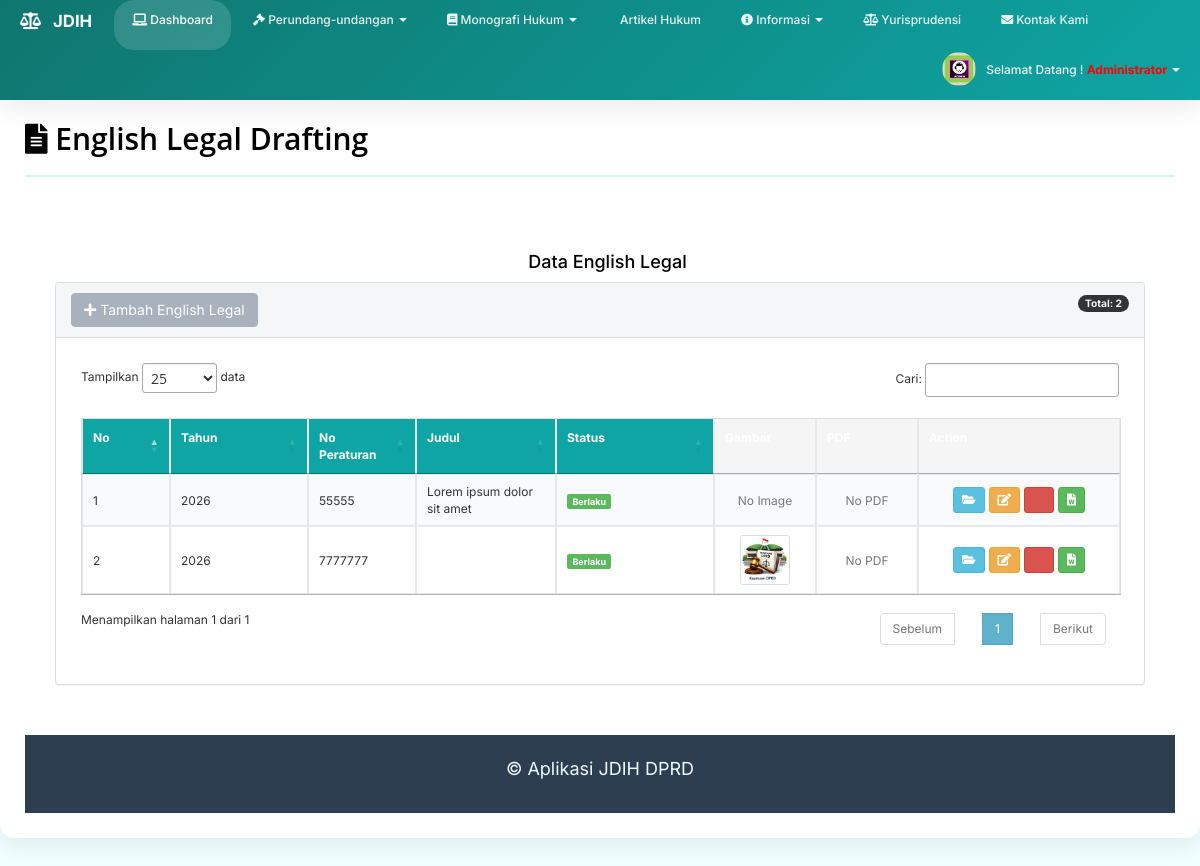
Screenshot of /panel_control/index.php?page=english-legal (signed in) with the database file from the repository.
### tables this page shows
CREATE TABLE `uploads` (
  `idData` int(11) NOT NULL,
  `jenis_dokumen` varchar(50) DEFAULT 'produk_hukum',
  `tahun_pengundangan` varchar(20) NOT NULL,
  `tanggal_pengundangan` varchar(30) NOT NULL,
  `tanggal_penetapan` varchar(30) NOT NULL,
  `jenis` varchar(50) NOT NULL,
  `jenis_monografi` varchar(100) DEFAULT NULL,
  `noPeraturan` varchar(30) NOT NULL,
  `judul` varchar(250) NOT NULL,
  `deskripsi` text DEFAULT NULL,
  `singkatanJenis` varchar(150) NOT NULL,
  `tempatTerbit` varchar(100) NOT NULL,
  `sumber` varchar(100) NOT NULL,
  `status` varchar(100) NOT NULL,
  `bahasa` varchar(100) NOT NULL,
  `fileDownload` varchar(255) DEFAULT NULL,
  `pdf_path` varchar(255) DEFAULT NULL,
  `urlDownload` varchar(300) NOT NULL,
  `operasi` varchar(50) NOT NULL,
  `display` varchar(30) NOT NULL,
  `noPanggil` varchar(80) NOT NULL,
  `penerbit` varchar(100) NOT NULL,
  `subjek` varchar(100) NOT NULL,
  `isbn` varchar(100) NOT NULL,
  `bidangHukum` varchar(100) NOT NULL,
  `nomorIndukBuku` varchar(100) NOT NULL,
  `urlDetailPeraturan` varchar(300) NOT NULL,
  `teuBadan` varchar(100) NOT NULL,
  `deskripsiFisik` varchar(100) NOT NULL,
  `image_name` varchar(255) DEFAULT NULL,
  `image_path` varchar(255) DEFAULT NULL,
  `uploaded_at` datetime DEFAULT NULL
);

### panel_control/english-legal.php (the view, shortened to what this page needs)
<?php
include "a_db.php";
$aksi = isset($_GET['aksi']) ? $_GET['aksi'] : '';
if ($aksi == ''){
?>
<!DOCTYPE html>
<html>
<head>
    <link rel="stylesheet" href="style-admin.css">
    <link rel="stylesheet" type="text/css" href="https://cdn.datatables.net/1.13.4/css/jquery.dataTables.min.css">
</head>
<body>
    <div class="container-fluid">
        <h4 style='padding-top:15px; text-align:center;'>
            <font face="Courier New" color="#000000" size="4">
                Data English Legal
            </font>
        </h4>
        <div class="col-md-12">
            <div class="panel panel-default">
                <div class="panel-heading">
                    <?php if ($_SESSION['level'] == 'user_admin' || $_SESSION['level'] == 'user_input'): ?>
                        <a class='btn btn-primary' href='index.php?page=tambahprokum&jenis=English_Legal'>
                            <i class='fa fa-plus'></i> Tambah English Legal
                        </a>
                    <?php endif; ?>
                    <div class="pull-right">
                        <span class="badge bg-info">Total:
                            <?php
                            $count_query = "SELECT COUNT(*) as total FROM uploads WHERE jenis = 'English_Legal_Product'";
                            $count_result = mysqli_query($koneksi, $count_query);
                            $count_data = mysqli_fetch_assoc($count_result);
                            echo $count_data['total'];
                            ?>
                        </span>
                    </div>
                </div>
                <div class="panel-body">
                    <table id="dataTable" class="table table-striped table-bordered table-hover">
                        <thead class='alert-info'>
                            <tr>
                                <th width="50">No</th>
                                <th width="100">Tahun</th>
                                <th>No Peraturan</th>
                                <th>Judul</th>
                                <th width="120">Status</th>
                                <th width="80">Gambar</th>
                                <th width="80">PDF</th>
                                <th width="180" class="text-center">Action</th>
                            </tr>
                        </thead>
                        <tbody>
                            <?php
                            if ($_SESSION['level'] == 'user_admin'){
                                $query = "SELECT * FROM uploads WHERE jenis = 'English_Legal_Product' ORDER BY idData DESC";
                            } else {
                                $user_id = mysqli_real_escape_string($koneksi, $_SESSION['login']);
                                $query = "SELECT * FROM uploads WHERE id_user = '$user_id' AND jenis = 'English_Legal_Product' ORDER BY idData DESC";
                            }
                            $prokum = mysqli_query($koneksi, $query);
                            $no = 1;
                            while ($i = mysqli_fetch_assoc($prokum)){
                                $tahun = isset($i['tahun_pengundangan']) ? $i['tahun_pengundangan'] : '';
                                $noPeraturan = isset($i['noPeraturan']) ? $i['noPeraturan'] : '';
                                $judul = isset($i['judul']) ? $i['judul'] : '';
                                $status = isset($i['status']) ? $i['status'] : '';
                                $idData = isset($i['idData']) ? $i['idData'] : '';
                                $gambar = "<span class='text-muted'>No Image</span>";
                                if (!empty($i['image_path']) && file_exists($i['image_path'])) {
                                    $gambar = "<img src='{$i['image_path']}' class='img-preview'>";
                                }
                                $pdf_file = "<span class='text-muted'>No PDF</span>";
                                $status_badge = "";
                                if ($status == 'Berlaku') {
                                    $status_badge = "<span class='label label-success'>$status</span>";
                                } elseif ($status == 'Tidak Berlaku') {
                                    $status_badge = "<span class='label label-danger'>$status</span>";
                                } else {
                                    $status_badge = "<span class='label label-warning'>$status</span>";
                                }
                                echo "<tr>
                                        <td>$no</td>
                                        <td>$tahun</td>
                                        <td>$noPeraturan</td>
                                        <td>$judul</td>
                                        <td>$status_badge</td>
                                        <td class='text-center'>$gambar</td>
                                        <td class='text-center'>$pdf_file</td>
                                        <td class='text-center'>";
                                echo "<a class='btn btn-info btn-xs btn-action' href='index.php?page=englishlegal&aksi=detail&id=$idData' title='Lihat Detail'>
                                        <i class='fa fa-folder-open'></i>
                                    </a>";
                                if ($_SESSION['level'] == 'user_admin' || $_SESSION['level'] == 'user_input'){
                                    echo "<a class='btn btn-warning btn-xs btn-action' href='index.php?page=englishlegal&aksi=edit&id=$idData' title='Edit Data'>
                                            <i class='fa fa-pencil-square-o'></i>
                                        </a>";
                                }
                                if ($_SESSION['level'] == 'user_admin'){
                                    echo "<a class='btn btn-danger btn-xs btn-action' href='index.php?page=englishlegal&aksi=hapus&id=$idData'
                                        title='Hapus' onclick='return confirm(\"Yakin menghapus data?\");'>
                                            <i class='fa fa-trash-o'></i>
                                        </a>";
                                }
                                echo "<a class='btn btn-success btn-xs btn-action' href='index.php?page=englishlegal&aksi=eksport&id=$idData' title='Export Word'>
                                        <i class='fa fa-file-word-o'></i>
                                    </a>";
                                echo "</td></tr>";
                                $no++;
                            }
                            ?>
                            </tbody>
                    </table>
                </div>
            </div>
        </div>
    </div>
</body>
</html>
<?php
} elseif ($aksi == 'eksport') {
    echo "<script>
            alert('Fitur export Word sedang dikembangan!');
            window.location='index.php?page=englishlegal'
          </script>";
}
?>
<footer id="footer">
    <div class="text-center clearfix">
        <p>
            <small>
                <font face="Courier New" color="#F0F8FF" size="4">
                    &copy; Aplikasi JDIH DPRD
                </font>
            </small>
        </p>
    </div>
</footer>

### panel_control/css/theme/default.css (style rules this page uses)
body { font-family: 'Open Sans', sans-serif; background-color: #252d3a; position: relative; margin: 0px; font-size: 12px; padding: 0px; }
a { color: #43aea8; text-decoration: none; }
h1, h2, h3, h4, h5 { margin: 0; line-height: inherit; color: #29323d; }
#pad-wrapper h4 { color: #F0FFFF; margin: 35px 0 10px 15px !important; }
footer { margin-top: 50px; }

### panel_control/css/elements/tables.css (style rules this page uses)
table.dataTable thead .sorting, table.dataTable thead .sorting_asc:after, table.dataTable thead .sorting_desc, table.dataTable thead .sorting_asc_disabled, table.dataTable thead .sorting_desc_disabled { background: transparent; }
table.dataTable thead .sorting_asc:after { float: right; font-family: fontawesome; }
table.dataTable thead .sorting:after { content: "\f0dc"; float: right; font-family: fontawesome; color: rgba(50,50,50,.5); }
.table-bordered { border: 1px solid #EBEBEB; }
.table-bordered > thead > tr > th, .table-bordered > thead > tr > td { background-color: #F5F5F6; border-bottom-width: 1px; }
.table-bordered > thead > tr > th, .table-bordered > tbody > tr > th, .table-bordered > tfoot > tr > th, .table-bordered > thead > tr > td, .table-bordered > tbody > tr > td, .table-bordered > tfoot > tr > td { border: 1px solid #e7e7e7; }
.table > thead > tr > th { border-bottom: 1px solid #DDDDDD; vertical-align: bottom; }
.table > thead > tr > th, .table > tbody > tr > th, .table > tfoot > tr > th, .table > thead > tr > td, .table > tbody > tr > td, .table > tfoot > tr > td { border-top: 1px solid #E7EAEC; line-height: 1.42857; padding: 8px; vertical-align: top; }

### panel_control/css/elements/form.css (style rules this page uses)
.btn-info { color: #fff; background-color: #60b1cc; font-weight: normal!important; }

### panel_control/content.php (style rules this page uses)
:root { --c:#0ea5a4; --d:#0f766e; --bg:#f0fdfa; --w:#fff; --t:#134e4a; --b:#d1fae5; --r:14px; --s:0 8px 24px rgba(0,0,0,.08); }
* { font-family:Inter,sans-serif }
body { background:var(--bg);color:var(--t);padding-top:70px }
.table thead { background:var(--c);color:#fff }
.btn-primary { background:var(--c);border:none;border-radius:20px }
body, .content, #pad-wrapper { background-image:none!important; }

### panel_control/header.php (style rules this page uses)
:root { --c:#0ea5a4; --d:#0f766e; --bg:#f0fdfa; --w:#fff; --t:#134e4a; --b:#d1fae5; --r:14px; --s:0 8px 24px rgba(0,0,0,.08); }
* { font-family:Inter,sans-serif }
body { background:var(--bg);color:var(--t);padding-top:70px }
.table thead { background:var(--c);color:#fff }
.btn-primary { background:var(--c);border:none;border-radius:20px }
body, .content, #pad-wrapper { background-image:none!important; }

### panel_control/english-legal.php (style rules this page uses)
.img-preview { max-width: 50px; max-height: 50px; border-radius: 3px; object-fit: cover; }
.btn-action { margin: 2px; padding: 3px 8px; }
.badge { font-size: 85%; }
.table > tbody > tr > td { vertical-align: middle; }

### rows the page displays
uploads: tahun_pengundangan "2026", noPeraturan "55555", judul "Lorem ipsum dolor sit amet", status "Berlaku"
uploads: tahun_pengundangan "2026", noPeraturan "7777777", status "Berlaku", image_path (picture)

### other values shown
$_SESSION['name_lengkap'] "Administrator"
$currentTitle "English Legal Drafting"
$count_data['total'] "2"
